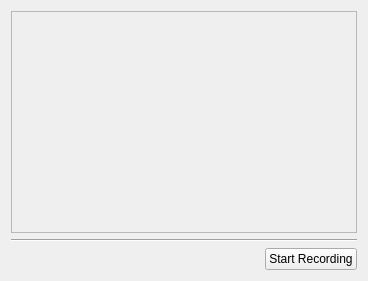
<?xml version="1.0" encoding="UTF-8"?>
<ui version="4.0">
 <class>RecordingView</class>
 <widget class="QWidget" name="RecordingView">
  <property name="geometry">
   <rect>
    <x>0</x>
    <y>0</y>
    <width>368</width>
    <height>281</height>
   </rect>
  </property>
  <property name="mouseTracking">
   <bool>false</bool>
  </property>
  <layout class="QGridLayout" name="gridLayout">
   <item row="0" column="0">
    <layout class="QVBoxLayout" name="verticalLayout">
     <item>
      <widget class="QFrame" name="virtualCameraFrame">
       <property name="sizePolicy">
        <sizepolicy hsizetype="Expanding" vsizetype="Expanding">
         <horstretch>0</horstretch>
         <verstretch>0</verstretch>
        </sizepolicy>
       </property>
       <property name="minimumSize">
        <size>
         <width>0</width>
         <height>0</height>
        </size>
       </property>
       <property name="frameShape">
        <enum>QFrame::StyledPanel</enum>
       </property>
       <property name="frameShadow">
        <enum>QFrame::Raised</enum>
       </property>
       <layout class="QHBoxLayout" name="horizontalLayout_5">
        <property name="leftMargin">
         <number>0</number>
        </property>
        <property name="topMargin">
         <number>0</number>
        </property>
        <property name="rightMargin">
         <number>0</number>
        </property>
        <property name="bottomMargin">
         <number>0</number>
        </property>
        <item>
         <layout class="QHBoxLayout" name="horizontalLayout_4"/>
        </item>
       </layout>
      </widget>
     </item>
     <item>
      <widget class="Line" name="line_5">
       <property name="orientation">
        <enum>Qt::Horizontal</enum>
       </property>
      </widget>
     </item>
     <item>
      <layout class="QHBoxLayout" name="horizontalLayout">
       <item>
        <spacer name="horizontalSpacer">
         <property name="orientation">
          <enum>Qt::Horizontal</enum>
         </property>
         <property name="sizeHint" stdset="0">
          <size>
           <width>40</width>
           <height>20</height>
          </size>
         </property>
        </spacer>
       </item>
       <item>
        <spacer name="horizontalSpacer_2">
         <property name="orientation">
          <enum>Qt::Horizontal</enum>
         </property>
         <property name="sizeHint" stdset="0">
          <size>
           <width>40</width>
           <height>20</height>
          </size>
         </property>
        </spacer>
       </item>
       <item>
        <widget class="QPushButton" name="btnStartStopRecord">
         <property name="text">
          <string>Start Recording</string>
         </property>
         <property name="checkable">
          <bool>false</bool>
         </property>
         <property name="checked">
          <bool>false</bool>
         </property>
        </widget>
       </item>
      </layout>
     </item>
    </layout>
   </item>
  </layout>
 </widget>
 <resources/>
 <connections/>
</ui>
